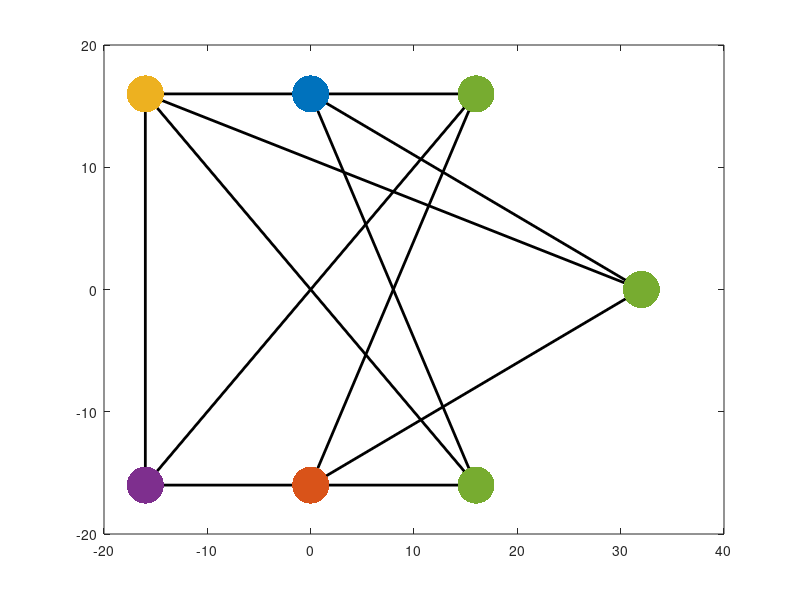

Reproduce this figure in MATLAB.
function [r, edge, A, W] = affineGraph()
%% 通信拓扑
A = [0 0 0 0 0 0 0;
     0 0 0 0 0 0 0;
     0 0 0 0 0 0 0;
     1 1 1 0 0 0 0;
     1 1 1 0 0 0 0;
     1 0 1 1 0 0 0;
     0 1 0 0 1 1 0];
 
D = [1, 1, 1, 0, 0, 0, 0, 0, 0, 0, 0, 0;
     0, 0, 0, 1, 1, 1, 0, 0, 0, 0, 0, 0;
     0, 0, 0, 0, 0, 0, 1, 1, 1, 0, 0, 0;
    -1, 0, 0,-1, 0, 0,-1, 0, 0, 1, 0, 0;
     0,-1, 0, 0,-1, 0, 0,-1, 0, 0, 1, 0;
     0, 0,-1, 0, 0, 0, 0, 0,-1,-1, 0, 1;
     0, 0, 0, 0, 0,-1, 0, 0, 0, 0,-1,-1];

%% 构型
r = [ 32,  0;
      16,  16;
      16, -16;
      0,  16;
      0, -16;
     -16,  16;
     -16, -16];

W = [ 0,    0,     0,    0,   0,    0,    0;
      0,    0,     0,    0,   0,    0,    0;
      0,    0,     0,    0,   0,    0,    0;
      1, -1.5,  -0.5,    0,   0,    0,    0;
      1, -0.5,  -1.5,    0,   0,    0,    0;
      1,    0,  -0.5,   -2,   0,    0,    0;
      0,    1,     0,    0,  -2,   -1,    0];

Omega = [ 0,    0,     0,    0,   0,    0,    0;
          0,    0,     0,    0,   0,    0,    0;
          0,    0,     0,    0,   0,    0,    0;
         -1,  1.5,   0.5,   -1,   0,    0,    0;
         -1,  0.5,   1.5,    0,  -1,    0,    0;
         -1,    0,   0.5,    2,   0, -1.5,    0;
          0,   -1,     0,    0,   2,    1,   -2];

[n,m] = size(D);
edge = mod(reshape(find(D~=0),2,m),n);
edge(edge==0) = n;
for i=1:m
    plot(r(edge(:,i),1), r(edge(:,i),2), 'k', 'LineWidth', 2); hold on;
end
plot(r(1,1), r(1,2), '.', 'MarkerSize', 80, 'Color', [0.4660 0.6740 0.1880]);
plot(r(2,1), r(2,2), '.', 'MarkerSize', 80, 'Color', [0.4660 0.6740 0.1880]);
plot(r(3,1), r(3,2), '.', 'MarkerSize', 80, 'Color', [0.4660 0.6740 0.1880]);
plot(r(4,1), r(4,2), '.', 'MarkerSize', 80, 'Color', [0 0.4470 0.7410]);
plot(r(5,1), r(5,2), '.', 'MarkerSize', 80, 'Color', [0.8500 0.3250 0.0980]);
plot(r(6,1), r(6,2), '.', 'MarkerSize', 80, 'Color', [0.9290 0.6940 0.1250]);
plot(r(7,1), r(7,2), '.', 'MarkerSize', 80, 'Color', [0.4940 0.1840 0.5560]);
